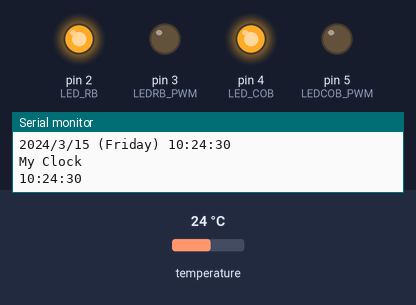
This sketch was run on a simulated Arduino Uno, built with avr-gcc and run on an emulated ATmega328P. Parts: output pins drawn as LEDs (lit = HIGH), the last lines printed to the serial monitor. The inputs (shaded band) are chosen by the test bench; at power-on: temperature 24 °C. The local clock reads 2024-03-15 10:24:30 at power-on unless the sketch sets it.

Above: at 0.1 s.
At 22.4 s:
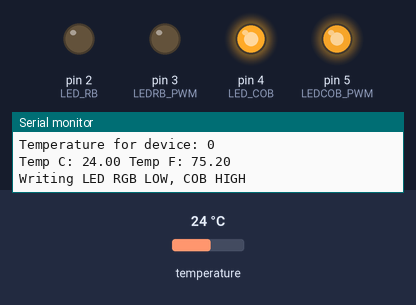
At 33.2 s:
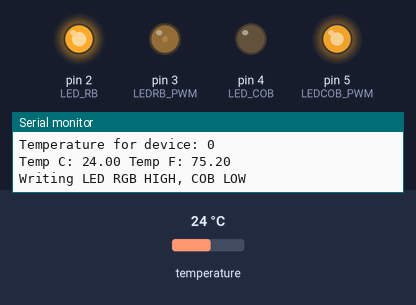
Timing chart, 0 to 34.7 s (numbered marks = the images above):
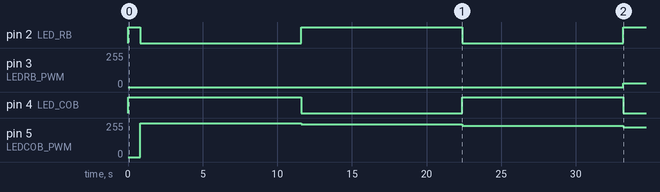

The sketch:

gt_function_test.ino
```cpp
#include "RTClib.h"
#include <OneWire.h>
#include <DallasTemperature.h>

//#include "growfun.h"
#define ONE_WIRE_BUS 7

//-----------------------------------------------------------
//                Pinout:
//-----------------------------------------------------------
// D2 - Relay LED Driver 1
// D3 - PWM LED Driver 1
// D4 - Relay LED Driver 2
// D5 - PWM LED Driver 2
// D7 - One Wire DS18S20 - 2 stk ADDR??
// Vin - 12V 1A - To LVL Shifter VDDB and BUFFER
// 5V - To Relay and LVL Shifter VDDA
//-----------------------------------------------------------
//                Global Variables
//-----------------------------------------------------------
//DS18S20
OneWire oneWire(ONE_WIRE_BUS);
DallasTemperature sensors (&oneWire);
int numberOfDevices;
DeviceAddress tempDeviceAddress;
//RTC
RTC_PCF8523 rtc;
char daysOfTheWeek[7][12] = {"Sunday","Monday", "Tuesday", "Wednesday", "Thursday", "Friday", "Saturday"};
//Global vars
const int LED_RB = 2;
const int LEDRB_PWM = 3;
const int LED_COB = 4;
const int LEDCOB_PWM = 5;
DateTime globalFutureEvent;
int globalCntr = 0;
int pwm_adjust = 0;

extern String getFullTimeString(DateTime aTime);
extern String getClockString( DateTime aTime);
extern void setFutureEvent(DateTime aTime);
extern DateTime getFutureEvent();
extern int isFutureevent(DateTime now);
extern void printTemperatures();
extern void printDallasDevices();
extern void printAddress(DeviceAddress deviceAddress);
extern void pwm_set(const int myPin, int value);

void setup () {
  //GPIO
  pinMode(LED_RB, OUTPUT);
  digitalWrite(LED_RB,HIGH); //Active LOW
  pinMode(LED_COB, OUTPUT);
  digitalWrite(LED_COB,HIGH); //Active LOW
  pinMode(LEDRB_PWM, OUTPUT);
  pinMode(LEDCOB_PWM, OUTPUT);
  pwm_set(LEDRB_PWM,0);
  pwm_set(LEDCOB_PWM,0);
  //Read Time on wake;
  while (!Serial) {
    delay(1);  // for Leonardo/Micro/Zero
  }

  Serial.begin(115200);
  if (! rtc.begin()) {
    Serial.println("Couldn't find RTC");
    while (1);
  }

  if (! rtc.initialized()) {
    Serial.println("RTC is NOT running!");
    // following line sets the RTC to the date & time this sketch was compiled
    //rtc.adjust(DateTime(F(__DATE__), F(__TIME__)));
    // This line sets the RTC with an explicit date & time, for example to set
    // January 21, 2014 at 3am you would call:
    // rtc.adjust(DateTime(2019, 7, 29, 22, 01, 0));
  }
  sensors.begin();
  numberOfDevices = sensors.getDeviceCount();
  Serial.print("Locating devices...");
  Serial.print("Found ");
  Serial.print(numberOfDevices, DEC);
  Serial.println(" devices.");
  printDallasDevices();
}

void loop () {
    DateTime now = rtc.now();
    String myTD = getFullTimeString(now);
    Serial.println("My Full time");
    Serial.print(myTD);
    Serial.println();
    String myTime = getClockString(now);
    Serial.println("My Clock");
    Serial.print(myTime);
    Serial.println();
    //Get temperatures
    sensors.requestTemperatures(); // Send the command to get temperatures
    printTemperatures();
    if( globalCntr % 2 == 0 ){
      Serial.println("Writing LED RGB LOW, COB HIGH");
      digitalWrite(LED_RB,LOW);
      digitalWrite(LED_COB,HIGH);
    }
    else{
      Serial.println("Writing LED RGB HIGH, COB LOW");
      digitalWrite(LED_RB,HIGH);
      digitalWrite(LED_COB,LOW);
    }
    globalCntr++;

    pwm_set(LEDRB_PWM,pwm_adjust);
    pwm_set(LEDCOB_PWM,255-pwm_adjust);
    if(pwm_adjust >= 255){
      pwm_adjust = 0;
    }
    else{
      pwm_adjust +=10;
    }


    Serial.println();
    delay(10000);
}

String getFullTimeString(DateTime aTime){
  String currTime;
  currTime = String(aTime.year(), DEC) + '/';
  currTime += String( aTime.month(), DEC) + '/';
  currTime += String( aTime.day(), DEC) ;
  currTime += " (";
  currTime += daysOfTheWeek[aTime.dayOfTheWeek()];
  currTime +=  ") ";
  currTime += String( aTime.hour(), DEC) + ':';
  currTime += String( aTime.minute(), DEC ) + ':';
  currTime += String( aTime.second() , DEC );
  return currTime;
}

String getClockString( DateTime aTime){
  String aClk;
  aClk = String( aTime.hour(), DEC) + ':';
  aClk += String( aTime.minute(), DEC ) + ':';
  aClk += String( aTime.second(), DEC );
  return aClk;
}

void setFutureEvent(DateTime aTime){
  globalFutureEvent = aTime;
}

DateTime getFutureEvent(){
  return globalFutureEvent;
}

int isFutureevent(DateTime now){
  int rc = 0;
  if(now >= getFutureEvent()){
    rc = 1;
  }
  return rc;
}

void printTemperatures(){
// Loop through each device, print out temperature data
  for(int i=0;i<numberOfDevices; i++) {
    // Search the wire for address
    if(sensors.getAddress(tempDeviceAddress, i)){

		// Output the device ID
		Serial.print("Temperature for device: ");
		Serial.println(i,DEC);

    // Print the data
    float tempC = sensors.getTempC(tempDeviceAddress);
    Serial.print("Temp C: ");
    Serial.print(tempC);
    Serial.print(" Temp F: ");
    Serial.println(DallasTemperature::toFahrenheit(tempC)); // Converts tempC to Fahrenheit
    }
  }

}

void printDallasDevices(){
  // Loop through each device, print out address
  for(int i=0;i<numberOfDevices; i++) {
    // Search the wire for address
    if(sensors.getAddress(tempDeviceAddress, i)) {
      Serial.print("Found device ");
      Serial.print(i, DEC);
      Serial.print(" with address: ");
      printAddress(tempDeviceAddress);
      Serial.println();
		} else {
		  Serial.print("Found ghost device at ");
		  Serial.print(i, DEC);
		  Serial.print(" but could not detect address. Check power and cabling");
		}
  }
}
void printAddress(DeviceAddress deviceAddress) {
  for (uint8_t i = 0; i < 8; i++) {
    if (deviceAddress[i] < 16) Serial.print("0");
      Serial.print(deviceAddress[i], HEX);
  }
}

void pwm_set(const int myPin, int value){
  if(value >255){
    value = 255;
  }
  if(value < 24 || value < 0){ //PWM DC is not allow to be less than 10% and a neg value makes no sense.
    value = 0;
  }
  analogWrite(myPin,value);
}
```

Measured:
- by itself, pin 2 (LED_RB): alternates HIGH for 10.8 s and LOW for 10.8 s
- by itself, pin 3 (LEDRB_PWM): 0/255 → 30/255 at 33.2 s
- by itself, pin 4 (LED_COB): HIGH → LOW at 11.6 s, → HIGH 10.8 s later, → LOW 10.8 s later
- by itself, pin 5 (LEDCOB_PWM): 0/255 → 255/255 at 0.81 s, → 245/255 10.8 s later, → 235/255 10.8 s later, → 225/255 10.8 s later
